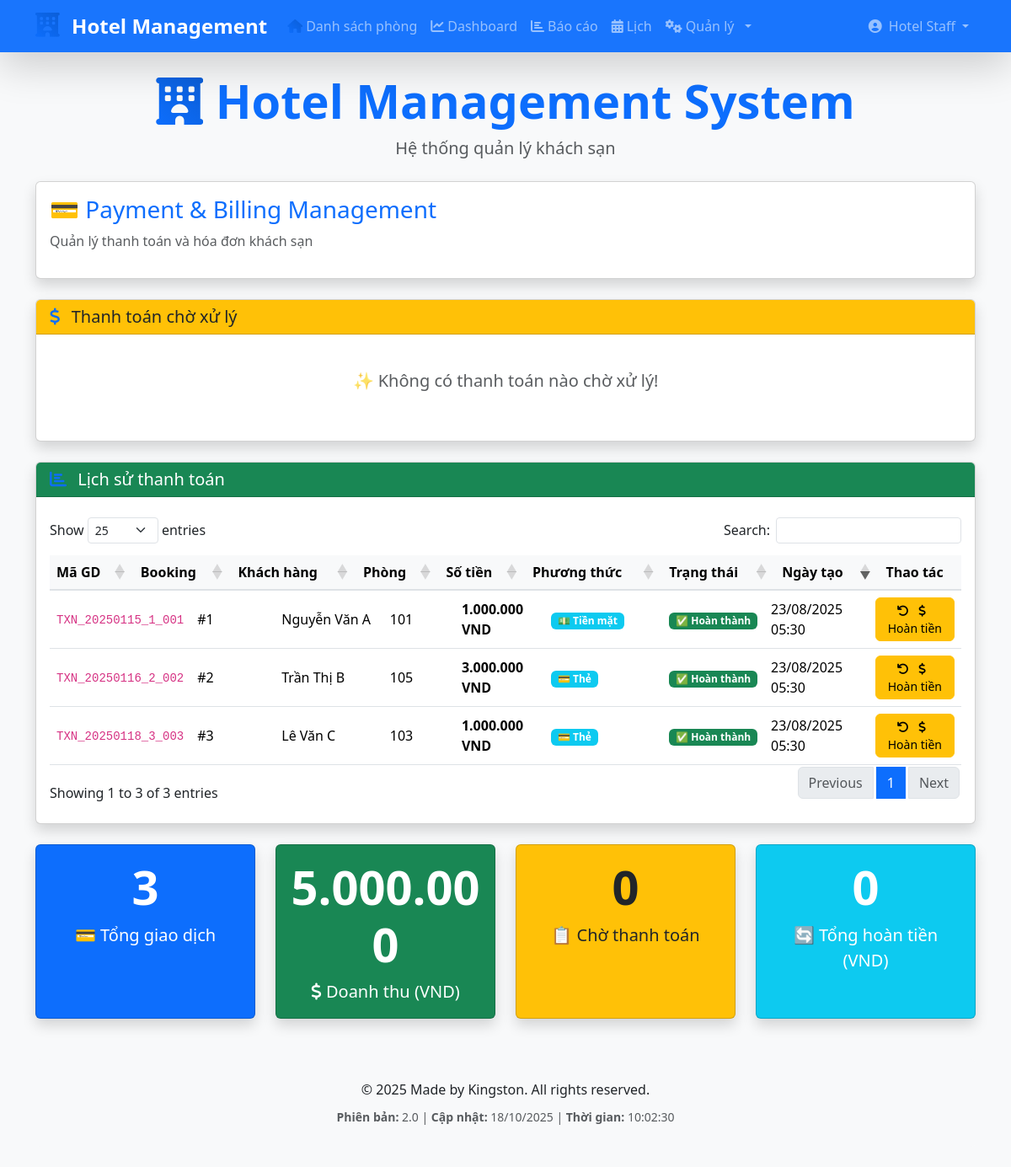
Screenshot of /payment_billing.php (signed in) with the database file from the repository.
### tables this page shows
CREATE TABLE payments (
    id INT AUTO_INCREMENT PRIMARY KEY,
    booking_id INT NOT NULL,
    amount DECIMAL(10,2) NOT NULL,
    payment_method ENUM('cash', 'card', 'bank_transfer', 'momo', 'zalopay') DEFAULT 'card',
    payment_status ENUM('pending', 'completed', 'failed', 'refunded') DEFAULT 'pending',
    transaction_id VARCHAR(100) UNIQUE,
    card_number VARCHAR(20),         
    card_name VARCHAR(100),          
    card_expiry VARCHAR(10),         
    notes TEXT,
    created_at TIMESTAMP DEFAULT CURRENT_TIMESTAMP,
    processed_by INT,
    FOREIGN KEY (booking_id) REFERENCES bookings(id) ON DELETE CASCADE,
    FOREIGN KEY (processed_by) REFERENCES users(id) ON DELETE SET NULL
);

CREATE TABLE bookings (
    id INT AUTO_INCREMENT PRIMARY KEY,
    guest_id INT NOT NULL,
    room_id INT NOT NULL,
    checkin DATE NOT NULL,
    checkout DATE NOT NULL,
    total_price DECIMAL(10,2) NOT NULL,
    status ENUM('pending_payment', 'booked', 'checked_in', 'checked_out', 'completed', 'cancelled', 'early_checkout') DEFAULT 'pending_payment',
    payment_status ENUM('unpaid', 'paid', 'partial', 'refunded') DEFAULT 'unpaid',
    created_at TIMESTAMP DEFAULT CURRENT_TIMESTAMP,
    updated_at TIMESTAMP DEFAULT CURRENT_TIMESTAMP ON UPDATE CURRENT_TIMESTAMP,
    FOREIGN KEY (guest_id) REFERENCES guests(id) ON DELETE CASCADE,
    FOREIGN KEY (room_id) REFERENCES rooms(id) ON DELETE CASCADE
);

CREATE TABLE guests (
    id INT AUTO_INCREMENT PRIMARY KEY,
    user_id INT NULL,
    name VARCHAR(100) NOT NULL,
    phone VARCHAR(20),
    email VARCHAR(100),
    id_card VARCHAR(20),
    address TEXT,
    created_at TIMESTAMP DEFAULT CURRENT_TIMESTAMP,
    FOREIGN KEY (user_id) REFERENCES users(id) ON DELETE SET NULL
);

CREATE TABLE rooms (
    id INT AUTO_INCREMENT PRIMARY KEY,
    room_number VARCHAR(10) UNIQUE NOT NULL,
    type ENUM('VIP', 'Thường') DEFAULT 'Thường',
    floor INT NOT NULL,
    price DECIMAL(10,2) NOT NULL,
    price_per_night DECIMAL(10,2) NOT NULL,   
    status ENUM('available', 'booked', 'occupied', 'cleaning', 'maintenance') DEFAULT 'available',
    amenities TEXT,
    created_at TIMESTAMP DEFAULT CURRENT_TIMESTAMP
);

### payment_billing.php (the view, shortened to what the rows shown need)
<?php
include "db.php";
include "includes/header.php";
?>
<div class="card shadow mb-4">
    <div class="card-body">
        <h2 class="card-title fs-3 text-primary">💳 Payment & Billing Management</h2>
    </div>
</div>
    <?php
    $conn->query("ALTER TABLE bookings ADD COLUMN payment_status ENUM('unpaid', 'paid', 'partial') DEFAULT 'unpaid'");
    ?>
<div class="card shadow mb-4">
    <div class="card-body">
    <?php
        $payments = $conn->query("
        SELECT p.*, b.id as booking_id, r.room_number, g.name as guest_name,
                   u.username as processed_by_user
        FROM payments p
        JOIN bookings b ON p.booking_id = b.id
        JOIN rooms r ON b.room_id = r.id
        JOIN guests g ON b.guest_id = g.id
            LEFT JOIN users u ON p.processed_by = u.id
        ORDER BY p.created_at DESC
            LIMIT 50
    ");
    ?>
        <?php if ($payments->num_rows > 0): ?>
            <div class="table-responsive">
                <table id="paymentsHistoryTable" class="table table-hover w-100">
                    <thead class="table-success">
                    <tr>
                        <th>Mã GD</th>
                        <th>Booking</th>
                        <th>Khách hàng</th>
                            <th>Phòng</th>
                        <th>Số tiền</th>
                        <th>Phương thức</th>
                        <th>Trạng thái</th>
                            <th>Ngày tạo</th>
                        <th>Thao tác</th>
                    </tr>
                </thead>
                <tbody>
                        <?php while ($payment = $payments->fetch_assoc()): ?>
                        <tr>
                                <td><code><?php echo $payment['transaction_id']; ?></code></td>
                                <td>#<?php echo $payment['booking_id']; ?></td>
                            <td><?php echo htmlspecialchars($payment['guest_name']); ?></td>
                                <td><?php echo $payment['room_number']; ?></td>
                            <td><strong><?php echo number_format($payment['amount'], 0, ',', '.'); ?> VND</strong></td>
                            <td>
                                <?php
                                $method_icons = [
                                        'cash' => '💵',
                                        'card' => '💳',
                                        'bank_transfer' => '🏦',
                                        'momo' => '📱',
                                        'zalopay' => '📱'
                                    ];
                                    $method_names = [
                                        'cash' => 'Tiền mặt',
                                        'card' => 'Thẻ',
                                        'bank_transfer' => 'Chuyển khoản',
                                        'momo' => 'MoMo',
                                        'zalopay' => 'ZaloPay'
                                    ];
                                    ?>
                                    <span class="badge bg-info">
                                        <?php echo $method_icons[$payment['payment_method']] ?? '<i class="fas fa-dollar-sign"></i>'; ?>
                                        <?php echo $method_names[$payment['payment_method']] ?? $payment['payment_method']; ?>
                                    </span>
                            </td>
                            <td>
                                <?php
                                    $status_badges = [
                                        'pending' => 'bg-warning',
                                        'completed' => 'bg-success',
                                        'failed' => 'bg-danger',
                                        'refunded' => 'bg-secondary'
                                    ];
                                    $status_text = [
                                        'pending' => '⏳ Chờ xử lý',
                                        'completed' => '✅ Hoàn thành',
                                        'failed' => '❌ Thất bại',
                                        'refunded' => '🔄 Đã hoàn tiền'
                                    ];
                                    ?>
                                    <span class="badge <?php echo $status_badges[$payment['payment_status']] ?? 'bg-secondary'; ?>">
                                        <?php echo $status_text[$payment['payment_status']] ?? $payment['payment_status']; ?>
                                </span>
                            </td>
                                <td><?php echo date('d/m/Y H:i', strtotime($payment['created_at'])); ?></td>
                            <td>
                                <?php if ($payment['payment_status'] === 'completed'): ?>
                                        <button type="button" class="btn btn-warning btn-sm"
                                                data-bs-toggle="modal"
                                                data-bs-target="#refundModal<?php echo $payment['id']; ?>">
                                            <i class="fas fa-undo"></i> <i class="fas fa-dollar-sign"></i> Hoàn tiền
                                    </button>
                                    <?php else: ?>
                                        <span class="text-muted small">Không thể hoàn tiền</span>
                                <?php endif; ?>
                            </td>
                        </tr>
                    <?php endwhile; ?>
                </tbody>
            </table>
        </div>
    <?php else: ?>
            <div class="text-center text-muted py-4">
                <p class="fs-5">📭 Chưa có giao dịch thanh toán nào!</p>
            </div>
    <?php endif; ?>
    </div>
</div>
<?php include "includes/footer.php"; ?>

### rows the page displays
payments: transaction "TXN_20250115_1_001", booking "1", guests.name "Nguyễn Văn A", rooms.room_number "101", amount "1.000.000", payment_method "💵", payment_method "Tiền mặt", payment_status "✅ Hoàn thành", created_at "23/08/2025 05:30"
payments: transaction "TXN_20250116_2_002", booking "2", guests.name "Trần Thị B", rooms.room_number "105", amount "3.000.000", payment_method "💳", payment_method "Thẻ", payment_status "✅ Hoàn thành", created_at "23/08/2025 05:30"
payments: transaction "TXN_20250118_3_003", booking "3", guests.name "Lê Văn C", rooms.room_number "103", amount "1.000.000", payment_method "💳", payment_method "Thẻ", payment_status "✅ Hoàn thành", created_at "23/08/2025 05:30"

### other values shown
$user['full_name'] "Hotel Staff"
$payment_stats['total_payments'] "3"
$payment_stats['total_revenue'] "5.000.000"
$unpaid_bookings['count'] "0"
$payment_stats['total_refunds'] "0"
